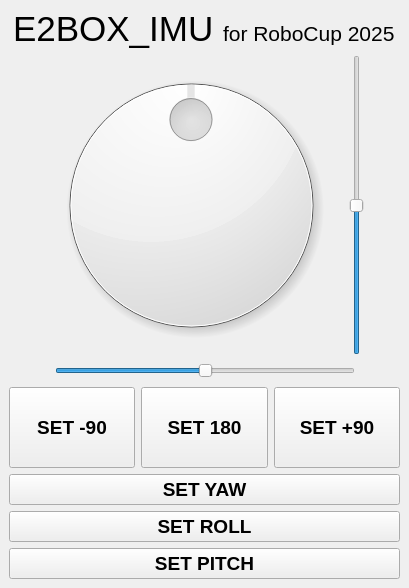
<?xml version="1.0" encoding="UTF-8"?>
<ui version="4.0">
 <class>MainWindowDesign</class>
 <widget class="QMainWindow" name="MainWindowDesign">
  <property name="geometry">
   <rect>
    <x>0</x>
    <y>0</y>
    <width>409</width>
    <height>588</height>
   </rect>
  </property>
  <property name="windowTitle">
   <string>2025 ROBIT IMU</string>
  </property>
  <property name="windowIcon">
   <iconset>
    <normaloff>:/images/mw_2.png</normaloff>:/images/mw_2.png</iconset>
  </property>
  <property name="locale">
   <locale language="English" country="Australia"/>
  </property>
  <widget class="QWidget" name="centralwidget">
   <property name="autoFillBackground">
    <bool>false</bool>
   </property>
   <layout class="QGridLayout" name="gridLayout">
    <item row="0" column="0">
     <layout class="QVBoxLayout" name="verticalLayout_2">
      <item>
       <layout class="QHBoxLayout" name="horizontalLayout_2">
        <item>
         <spacer name="horizontalSpacer_5">
          <property name="orientation">
           <enum>Qt::Horizontal</enum>
          </property>
          <property name="sizeHint" stdset="0">
           <size>
            <width>40</width>
            <height>20</height>
           </size>
          </property>
         </spacer>
        </item>
        <item>
         <widget class="QLabel" name="label">
          <property name="text">
           <string>&lt;html&gt;&lt;head/&gt;&lt;body&gt;&lt;p&gt;&lt;span style=&quot; font-size:26pt;&quot;&gt;E2BOX_IMU &lt;/span&gt;&lt;span style=&quot; font-size:16pt;&quot;&gt;for RoboCup 2025&lt;/span&gt;&lt;/p&gt;&lt;/body&gt;&lt;/html&gt;</string>
          </property>
         </widget>
        </item>
        <item>
         <spacer name="horizontalSpacer_6">
          <property name="orientation">
           <enum>Qt::Horizontal</enum>
          </property>
          <property name="sizeHint" stdset="0">
           <size>
            <width>40</width>
            <height>20</height>
           </size>
          </property>
         </spacer>
        </item>
       </layout>
      </item>
      <item>
       <layout class="QVBoxLayout" name="verticalLayout">
        <item>
         <layout class="QHBoxLayout" name="horizontalLayout">
          <item>
           <spacer name="horizontalSpacer_3">
            <property name="orientation">
             <enum>Qt::Horizontal</enum>
            </property>
            <property name="sizeHint" stdset="0">
             <size>
              <width>40</width>
              <height>20</height>
             </size>
            </property>
           </spacer>
          </item>
          <item>
           <widget class="QDial" name="dial">
            <property name="minimumSize">
             <size>
              <width>300</width>
              <height>300</height>
             </size>
            </property>
            <property name="maximumSize">
             <size>
              <width>300</width>
              <height>300</height>
             </size>
            </property>
            <property name="minimum">
             <number>-180</number>
            </property>
            <property name="maximum">
             <number>180</number>
            </property>
            <property name="notchTarget">
             <double>0.000000000000000</double>
            </property>
           </widget>
          </item>
          <item>
           <widget class="QSlider" name="verticalSlider">
            <property name="sizePolicy">
             <sizepolicy hsizetype="Fixed" vsizetype="Expanding">
              <horstretch>0</horstretch>
              <verstretch>0</verstretch>
             </sizepolicy>
            </property>
            <property name="minimumSize">
             <size>
              <width>20</width>
              <height>300</height>
             </size>
            </property>
            <property name="maximumSize">
             <size>
              <width>20</width>
              <height>300</height>
             </size>
            </property>
            <property name="minimum">
             <number>-90</number>
            </property>
            <property name="maximum">
             <number>90</number>
            </property>
            <property name="orientation">
             <enum>Qt::Vertical</enum>
            </property>
           </widget>
          </item>
          <item>
           <spacer name="horizontalSpacer_4">
            <property name="orientation">
             <enum>Qt::Horizontal</enum>
            </property>
            <property name="sizeHint" stdset="0">
             <size>
              <width>40</width>
              <height>20</height>
             </size>
            </property>
           </spacer>
          </item>
         </layout>
        </item>
        <item>
         <layout class="QHBoxLayout" name="horizontalLayout_3">
          <item>
           <spacer name="horizontalSpacer_2">
            <property name="orientation">
             <enum>Qt::Horizontal</enum>
            </property>
            <property name="sizeHint" stdset="0">
             <size>
              <width>40</width>
              <height>20</height>
             </size>
            </property>
           </spacer>
          </item>
          <item>
           <widget class="QSlider" name="horizontalSlider">
            <property name="minimumSize">
             <size>
              <width>300</width>
              <height>20</height>
             </size>
            </property>
            <property name="maximumSize">
             <size>
              <width>300</width>
              <height>20</height>
             </size>
            </property>
            <property name="minimum">
             <number>-90</number>
            </property>
            <property name="maximum">
             <number>90</number>
            </property>
            <property name="orientation">
             <enum>Qt::Horizontal</enum>
            </property>
           </widget>
          </item>
          <item>
           <spacer name="horizontalSpacer">
            <property name="orientation">
             <enum>Qt::Horizontal</enum>
            </property>
            <property name="sizeHint" stdset="0">
             <size>
              <width>40</width>
              <height>20</height>
             </size>
            </property>
           </spacer>
          </item>
         </layout>
        </item>
       </layout>
      </item>
      <item>
       <layout class="QHBoxLayout" name="horizontalLayout_4">
        <item>
         <widget class="QPushButton" name="pushButton_set_n90">
          <property name="sizePolicy">
           <sizepolicy hsizetype="Expanding" vsizetype="Expanding">
            <horstretch>0</horstretch>
            <verstretch>0</verstretch>
           </sizepolicy>
          </property>
          <property name="font">
           <font>
            <pointsize>14</pointsize>
            <weight>75</weight>
            <bold>true</bold>
           </font>
          </property>
          <property name="text">
           <string>SET -90</string>
          </property>
         </widget>
        </item>
        <item>
         <widget class="QPushButton" name="pushButton_set_180">
          <property name="sizePolicy">
           <sizepolicy hsizetype="Expanding" vsizetype="Expanding">
            <horstretch>0</horstretch>
            <verstretch>0</verstretch>
           </sizepolicy>
          </property>
          <property name="font">
           <font>
            <pointsize>14</pointsize>
            <weight>75</weight>
            <bold>true</bold>
           </font>
          </property>
          <property name="text">
           <string>SET 180</string>
          </property>
         </widget>
        </item>
        <item>
         <widget class="QPushButton" name="pushButton_set_p90">
          <property name="sizePolicy">
           <sizepolicy hsizetype="Expanding" vsizetype="Expanding">
            <horstretch>0</horstretch>
            <verstretch>0</verstretch>
           </sizepolicy>
          </property>
          <property name="font">
           <font>
            <pointsize>14</pointsize>
            <weight>75</weight>
            <bold>true</bold>
           </font>
          </property>
          <property name="text">
           <string>SET +90</string>
          </property>
         </widget>
        </item>
       </layout>
      </item>
     </layout>
    </item>
    <item row="2" column="0">
     <widget class="QPushButton" name="pushButton_2">
      <property name="font">
       <font>
        <pointsize>14</pointsize>
        <weight>75</weight>
        <bold>true</bold>
       </font>
      </property>
      <property name="text">
       <string>SET ROLL</string>
      </property>
     </widget>
    </item>
    <item row="1" column="0">
     <widget class="QPushButton" name="pushButton_set">
      <property name="font">
       <font>
        <pointsize>14</pointsize>
        <weight>75</weight>
        <bold>true</bold>
       </font>
      </property>
      <property name="text">
       <string>SET YAW</string>
      </property>
     </widget>
    </item>
    <item row="3" column="0">
     <widget class="QPushButton" name="pushButton">
      <property name="font">
       <font>
        <pointsize>14</pointsize>
        <weight>75</weight>
        <bold>true</bold>
       </font>
      </property>
      <property name="text">
       <string>SET PITCH</string>
      </property>
     </widget>
    </item>
   </layout>
  </widget>
  <action name="action_Quit">
   <property name="text">
    <string>&amp;Quit</string>
   </property>
   <property name="shortcut">
    <string>Ctrl+Q</string>
   </property>
   <property name="shortcutContext">
    <enum>Qt::ApplicationShortcut</enum>
   </property>
  </action>
  <action name="action_Preferences">
   <property name="text">
    <string>&amp;Preferences</string>
   </property>
  </action>
  <action name="actionAbout">
   <property name="text">
    <string>&amp;About</string>
   </property>
  </action>
  <action name="actionAbout_Qt">
   <property name="text">
    <string>About &amp;Qt</string>
   </property>
  </action>
 </widget>
 <resources/>
 <connections>
  <connection>
   <sender>action_Quit</sender>
   <signal>triggered()</signal>
   <receiver>MainWindowDesign</receiver>
   <slot>close()</slot>
   <hints>
    <hint type="sourcelabel">
     <x>-1</x>
     <y>-1</y>
    </hint>
    <hint type="destinationlabel">
     <x>399</x>
     <y>299</y>
    </hint>
   </hints>
  </connection>
 </connections>
</ui>
